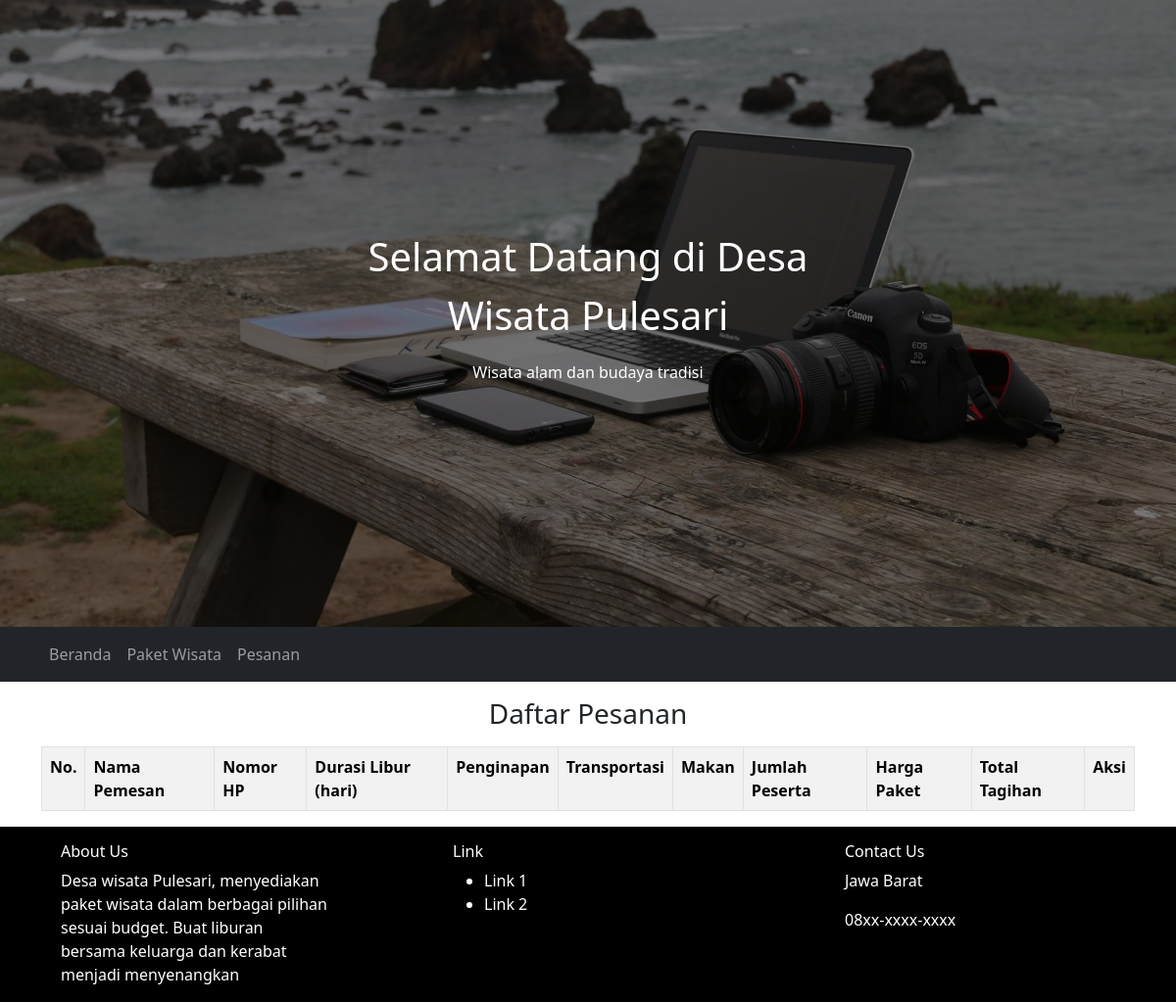
The page /index.php?page=pesanan on the database as committed earlier.
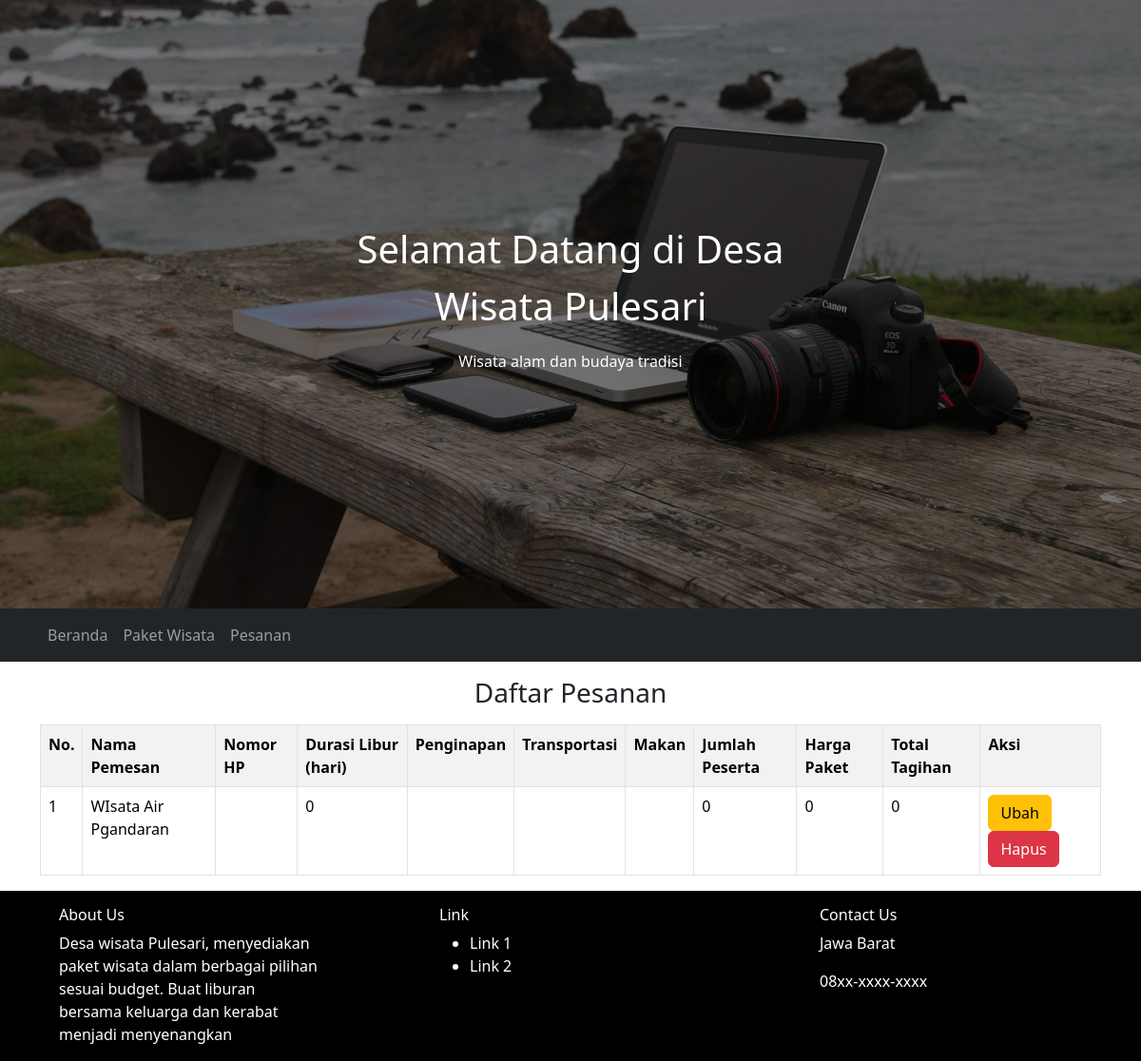
The same page on the database as committed later.
### tables this page shows
CREATE TABLE `pemesanan` (
  `id` int(11) NOT NULL,
  `nama_pemesan` varchar(50) NOT NULL,
  `nomor_hp` varchar(15) NOT NULL,
  `lama_perjalanan` int(11) NOT NULL,
  `akomodasi` varchar(1) NOT NULL DEFAULT 'N',
  `transportasi` varchar(1) NOT NULL DEFAULT 'N',
  `service_makan` varchar(1) NOT NULL DEFAULT 'N',
  `jum_peserta` int(11) NOT NULL,
  `harga_paket` int(11) NOT NULL,
  `total_tagihan` int(11) NOT NULL
);

### views/pesanan.php (the view, shortened to what this page needs)
<?php include "koneksi.php"; ?>
<div class="container">
    <h3 class="text-center mt-3">Daftar Pesanan</h3>
    <div class="table-responsive-lg">
        <table class="table table-striped table-hover table-bordered mt-3 table-responsive">
            <tr>
                <th>No.</th>
                <th>Nama Pemesan</th>
                <th>Nomor HP</th>
                <th>Durasi Libur (hari)</th>
                <th>Penginapan</th>
                <th>Transportasi</th>
                <th>Makan</th>
                <th>Jumlah Peserta</th>
                <th>Harga Paket</th>
                <th>Total Tagihan</th>
                <th>Aksi</th>
            </tr>
            <?php
            $no = 1;
            $tampil = mysqli_query($koneksi, "SELECT * FROM pemesanan");
            while ($data = mysqli_fetch_array($tampil)) :
            ?>
                <tr>
                    <td><?= $no++ ?></td>
                    <td><?= $data['nama_pemesan'] ?></td>
                    <td><?= $data['nomor_hp'] ?></td>
                    <td><?= $data['lama_perjalanan'] ?></td>
                    <td><?= $data['akomodasi'] ?></td>
                    <td><?= $data['transportasi'] ?></td>
                    <td><?= $data['service_makan'] ?></td>
                    <td><?= $data['jum_peserta'] ?></td>
                    <td><?= $data['harga_paket'] ?></td>
                    <td><?= $data['total_tagihan'] ?></td>
                    <td>
                        <a href="#" class="btn btn-warning" data-bs-toggle="modal" data-bs-target="#modalUbah<?= $no ?>">Ubah</a>
                        <a href="#" class="btn btn-danger" data-bs-toggle="modal" data-bs-target="#modalHapus<?= $no ?>">Hapus</a>
                    </td>
                </tr>
            <?php endwhile; ?>
        </table>
    </div>
</div>

Rows that differ between the two databases and show on the page:
added pemesanan: nama_pemesan "WIsata Air Pgandaran", lama_perjalanan "0", jum_peserta "0", harga_paket "0", total_tagihan "0"
